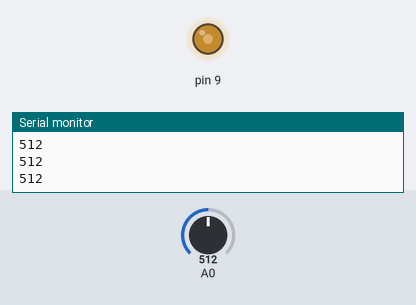
Bench run of a sketch on a simulated Arduino Uno, built with avr-gcc and run on an emulated ATmega328P. Shown: output pins drawn as LEDs (lit = HIGH), the last lines printed to the serial monitor. The inputs (shaded band) are chosen by the test bench; at power-on: A0 = 512.

Above: at 2.2 s.
2.3 s: A0 set to 716
At 3.1 s:
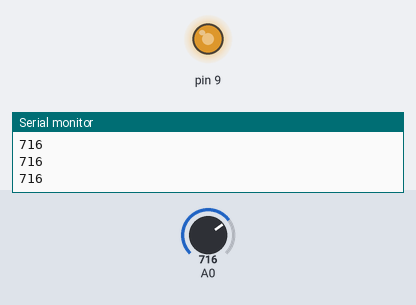
3.8 s: A0 set to 900
At 4.5 s:
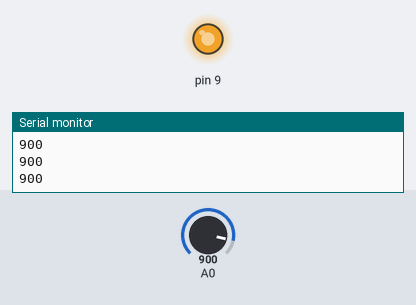
5.3 s: A0 set to 122
At 5.9 s:
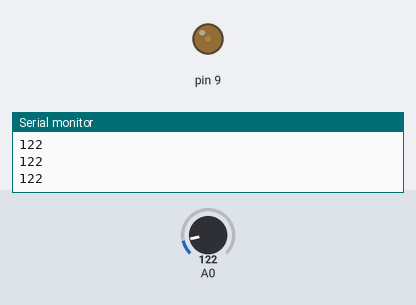
6.8 s: A0 set to 511
At 7.3 s:
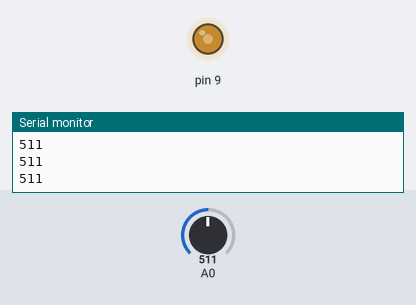
Timing chart, 0 to 9.3 s (numbered marks = the images above; inputs shaded):
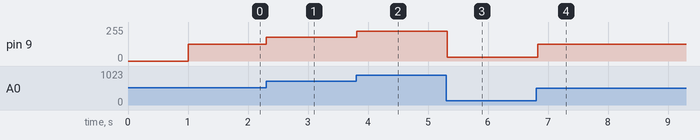

The sketch:

PotentiometerTester.ino
```cpp
/*
 * Potentiometers and analogRead()
 *
 *   A program that uses a potentiometer to modify the strength of a current and reads the value with the analogRead() function.
 *   This value is then used to control the brightness of an LED using the analogWrite() function.
 *
 *     Syntax:
 *       analogRead(pinNumber)             - read the strength of a current at the pin, returns a value from 0 to 255
 *       analogWrite(pinNumber,value)      - control the strength of a current at a pin, with a value from 0 to 255
 *
 *   Using map(), the value can be transferred from the reading to the output easily and accurately.
 *
 *     map(value,fromMin,fromMax,toMin,toMax)      - moves the number from a previous range to a new range, such that the result is the same % up the new range
 *
 *   Alternatively, constrain() can be used:
 *
 *     constrain(value,min,max)      - if the value is within the range, no change;
 *                                   - if the value < min, return min;
 *                                   - if the value > max, return max.
 */

int ledcontrol;

void setup() {
  Serial.begin(9600);
  pinMode(A0,INPUT);
  pinMode(9,OUTPUT);
  Serial.println("build 28-03-18\nLED control program commenced.\n");
  delay(1000);
}

void loop() {
  Serial.println(analogRead(A0));
  ledcontrol=map(analogRead(A0),0,1023,0,255);
  analogWrite(9,ledcontrol);
  delay(100);
}
```

Measured:
- after the input at 2.3 s, pin 9: 127/255 → 178/255 at once
- after the input at 3.8 s, pin 9: 178/255 → 224/255 at once
- after the input at 5.3 s, pin 9: 224/255 → 30/255 at once
- after the input at 6.8 s, pin 9: 30/255 → 127/255 at once
